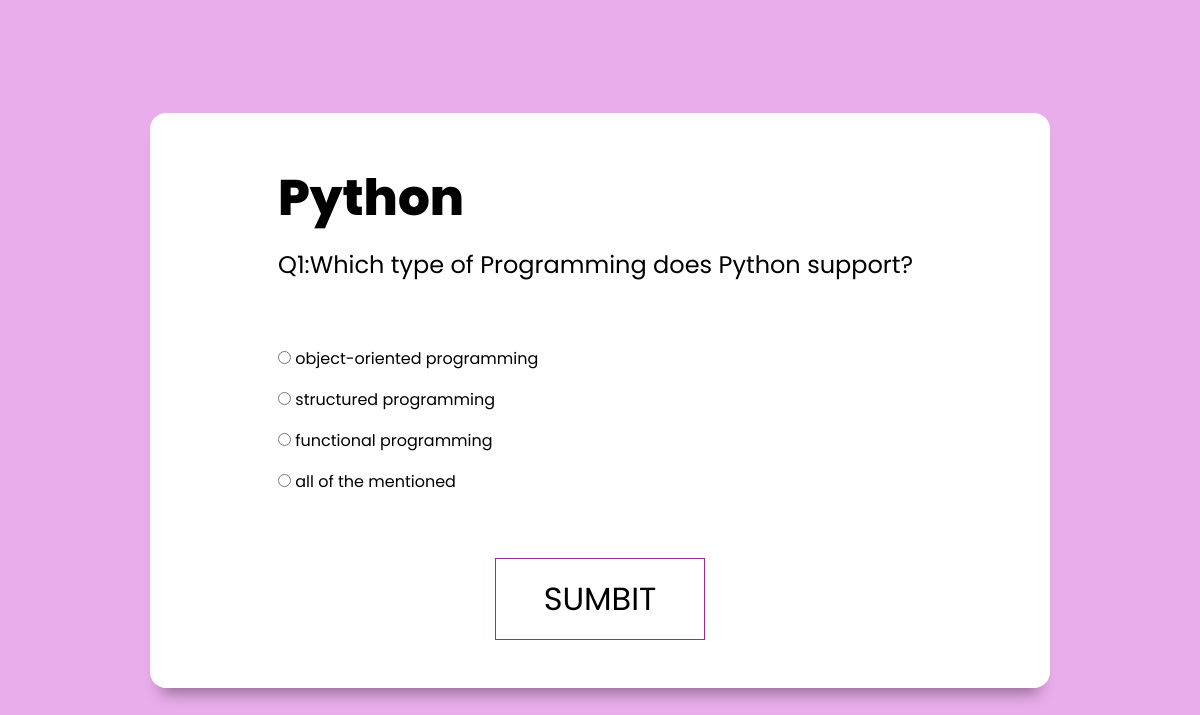
The app's page /mainpyth.php?n=1 with its own data.
### tables this page shows
CREATE TABLE `pythonquestions` (
  `qid` int(255) NOT NULL,
  `question` varchar(255) NOT NULL
);

CREATE TABLE `pythonanswers` (
  `ans_id` int(255) NOT NULL,
  `answer` varchar(255) NOT NULL,
  `is_correct` int(255) NOT NULL,
  `ans_options` int(255) NOT NULL
);

### mainpyth.php (the view, shortened to what this page needs)
<?php
include 'mainconnection.php';
$number = $_GET['n'];
$ques_number = "SELECT * FROM pythonquestions WHERE qid=$number";
$result = mysqli_query($conquiz, $ques_number);
$question = mysqli_fetch_assoc($result);
$ans_options = "SELECT * FROM pythonanswers WHERE ans_options=$number";
$choices = mysqli_query($conquiz, $ans_options);
?>
<!DOCTYPE html>
<html lang="en">
<head>
    <link rel="stylesheet" href="css/styleque.css">
</head>
<body>
    <div class="main-div">
        <div class="inner-div">
            <form action="markspyth.php" method="post" id="form">
                <header>
                    <div class="title">Python</div>
                </header>
                <h2 class="question">
                    <?php echo $question['question'] ?>
                </h2>
                <ul>
                    <?php while ($rows = mysqli_fetch_assoc($choices)) { ?>
                        <li>
                            <input type="radio" name="choice" value="<?php echo $rows['ans_id'] ?>" class="answer">
                            <label> <?php echo $rows['answer'] ?></label>
                        </li>
                    <?php } ?>
                </ul>
                <input type="submit" id="sumbit" value="SUMBIT" name="sumbit">
            </form>
        </div>
    </div>
</body>
</html>

### css/styleque.css (style rules this page uses)
* { margin: 0; padding: 0; box-sizing: border-box; font-family: 'Josefin Sans', sans-serif; font-family: 'Poppins', sans-serif; }
.main-div { width: 100vw; height: 100vh; display: flex; align-items: center; justify-content: center; flex-direction: column; background-color: hsl(298, 61%, 80%); }
.inner-div { width: 900px; background-color: #fff; padding: 3rem 8rem; border-radius:1rem; box-shadow: 0 1rem 1rem -0.7rem rgba(0,0,0,0.4); }
.inner-div h2 { font-size: 1.5rem; font-weight: 400; margin: 1rem 0 4rem 0; }
.inner-div li { font-size: 1rem; margin-top: 1rem; list-style: none; }
#sumbit { padding: 1rem 3rem; font-size: 2rem; font-weight: 400; display: block; margin: auto; color: black; background-color: transparent; border: 1px solid #962c96; margin-top: 4rem; cursor: pointer; }
.title { font-size: 50px; font-weight: 800; }
.inner-div header { position: relative; display: flex; height: 70px; justify-content: space-between; }

### records on screen
pythonquestions: question "Q1:Which type of Programming does Python support?"
pythonanswers: answer "object-oriented programming"
pythonanswers: answer "structured programming"
pythonanswers: answer "functional programming"
pythonanswers: answer "all of the mentioned"
